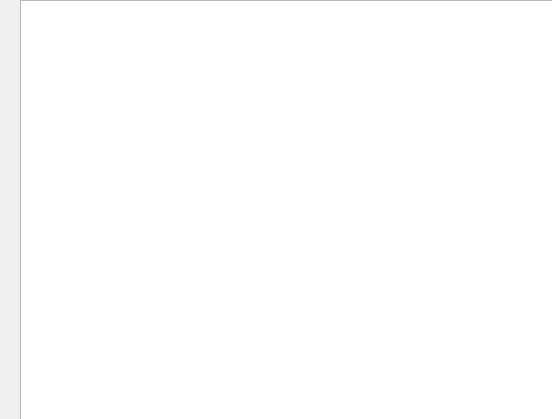
<?xml version="1.0" encoding="UTF-8"?>
<ui version="4.0">
 <class>LogsDisplay</class>
 <widget class="QWidget" name="LogsDisplay">
  <property name="geometry">
   <rect>
    <x>0</x>
    <y>0</y>
    <width>552</width>
    <height>419</height>
   </rect>
  </property>
  <property name="windowTitle">
   <string>Form</string>
  </property>
  <widget class="QPlainTextEdit" name="logDisplay">
   <property name="geometry">
    <rect>
     <x>20</x>
     <y>0</y>
     <width>541</width>
     <height>441</height>
    </rect>
   </property>
   <property name="cursor" stdset="0">
    <cursorShape>IBeamCursor</cursorShape>
   </property>
   <property name="contextMenuPolicy">
    <enum>Qt::CustomContextMenu</enum>
   </property>
   <property name="documentTitle">
    <string notr="true"/>
   </property>
   <property name="readOnly">
    <bool>true</bool>
   </property>
   <property name="plainText">
    <string notr="true"/>
   </property>
   <property name="textInteractionFlags">
    <set>Qt::TextSelectableByKeyboard|Qt::TextSelectableByMouse</set>
   </property>
  </widget>
 </widget>
 <resources/>
 <connections/>
</ui>
